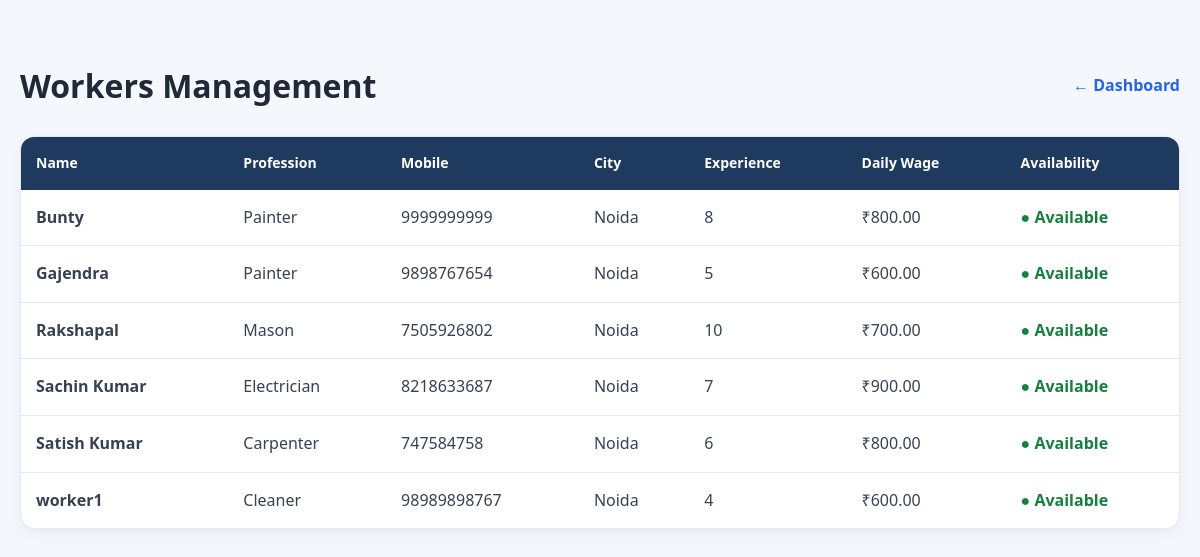
/admin-control/workers/ (signed in), run on an earlier commit of the app's database.
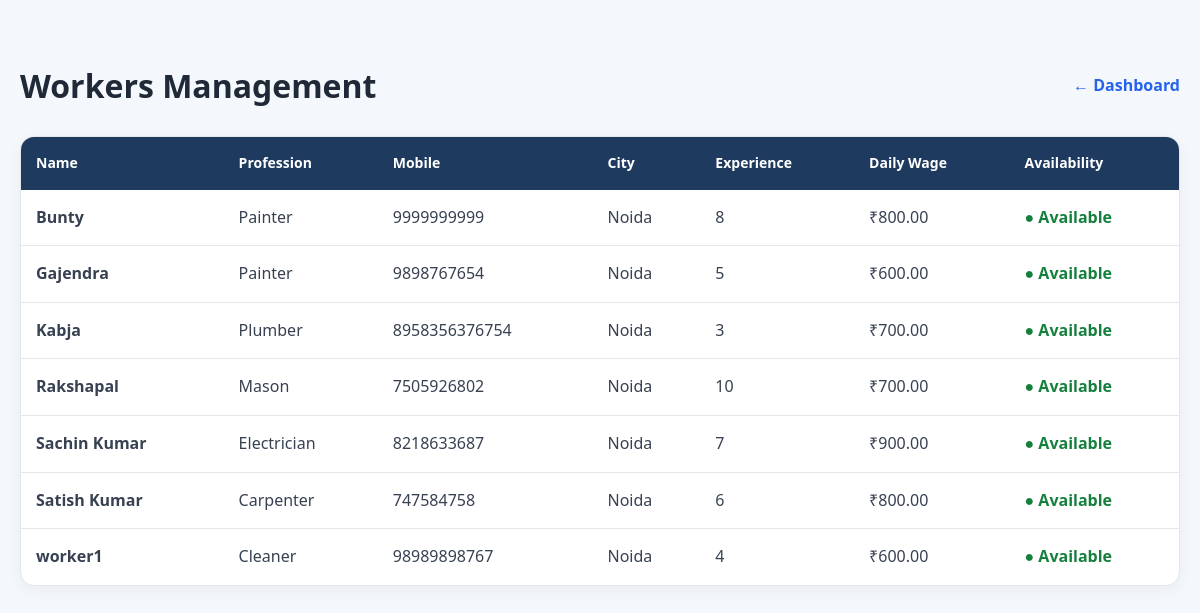
And on a later commit of the database.
### workers/models.py (models this page shows, shortened)
class Worker(models.Model):
    user = models.OneToOneField(
        User,
        on_delete=models.CASCADE,
        null=True,
        blank=True,
        related_name="worker_profile"
    )
    PROFESSION_CHOICES = [
    ("Rajmistri", "राजमिस्त्री"),
    ("Plumber", "प्लम्बर"),
    ("Electrician", "इलेक्ट्रिशियन"),
    ("Painter", "पेंटर"),
    ("Carpenter", "कारपेंटर"),
    ("Welder", "वेल्डर"),
    ("Helper", "हेल्पर"),
    ("AC Repair", "AC रिपेयर"),
]
    name = models.CharField(max_length=100)
    mobile = models.CharField(max_length=15)
    profession = models.CharField(max_length=30, choices=PROFESSION_CHOICES)
    experience = models.PositiveIntegerField(help_text="Experience in years")
    city = models.CharField(max_length=100)
    area = models.CharField(max_length=100)
    latitude = models.DecimalField(
        max_digits=9,
        decimal_places=6,
        null=True,
        blank=True
    )
    longitude = models.DecimalField(
        max_digits=9,
        decimal_places=6,
        null=True,
        blank=True
    )
    work_range = models.DecimalField(
        max_digits=5,
        decimal_places=2,
        default=10.00,
        help_text="Maximum distance in KM"
    )
    daily_wage = models.DecimalField(max_digits=8, decimal_places=2)
    about = models.TextField(blank=True)
    available = models.BooleanField(default=True)
    profile_photo = models.ImageField(upload_to="workers/", blank=True, null=True)
    rating = models.DecimalField(max_digits=2, decimal_places=1, default=5.0)
    reviews = models.PositiveIntegerField(default=0)
    vverified = models.BooleanField(default=False)

### admin_dashboard/views.py (the view)
@user_passes_test(staff_required, login_url="login")
def admin_workers(request):
    workers = Worker.objects.select_related(
        "user"
    ).order_by(
        "name"
    )
    return render(
        request,
        "admin_dashboard/workers.html",
        {
            "workers": workers,
        }
    )

### accounts/context_processors.py (called while the page is built)
def notification_count(request):
    if not request.user.is_authenticated:
        return {
            "unread_notification_count": 0
        }
    count = Notification.objects.filter(
        recipient=request.user,
        is_read=False
    ).count()
    return {
        "unread_notification_count": count
    }

### admin_dashboard/views.py (called while the page is built)
def staff_required(user):
    return user.is_authenticated and user.is_staff

### templates/admin_dashboard/workers.html (shortened to what this page needs)
{% extends "base.html" %}
{% block content %}
<div class="admin-page">
    <div class="page-header">
        <h1>
            Workers Management
        </h1>
        <a
            href="{% url 'admin_dashboard' %}"
            class="back-btn"
        >
            ← Dashboard
        </a>
    </div>
    <div class="workers-card">
        <table class="workers-table">
            <thead>
                <tr>
                    <th>
                        Name
                    </th>
                    <th>
                        Profession
                    </th>
                    <th>
                        Mobile
                    </th>
                    <th>
                        City
                    </th>
                    <th>
                        Experience
                    </th>
                    <th>
                        Daily Wage
                    </th>
                    <th>
                        Availability
                    </th>
                </tr>
            </thead>
            <tbody>
                {% for worker in workers %}
                <tr>
                    <td>
                        <strong>
                            {{ worker.name }}
                        </strong>
                    </td>
                    <td>
                        {{ worker.profession }}
                    </td>
                    <td>
                        {{ worker.mobile }}
                    </td>
                    <td>
                        {{ worker.city }}
                    </td>
                    <td>
                        {{ worker.experience }}
                    </td>
                    <td>
                        ₹{{ worker.daily_wage }}
                    </td>
                    <td>
                        {% if worker.available %}
                            <span class="status-active">
                                ● Available
                            </span>
                        {% else %}
                            <span class="status-inactive">
                                ● Not Available
                            </span>
                        {% endif %}
                    </td>
                </tr>
                {% endfor %}
            </tbody>
        </table>
    </div>
</div>
{% endblock %}

What changed in the data, as far as the page shows it:
added Worker: name "Kabja", profession "Plumber", mobile "8958356376754", city "Noida", experience "3", daily_wage "700.00", available "● Available"
